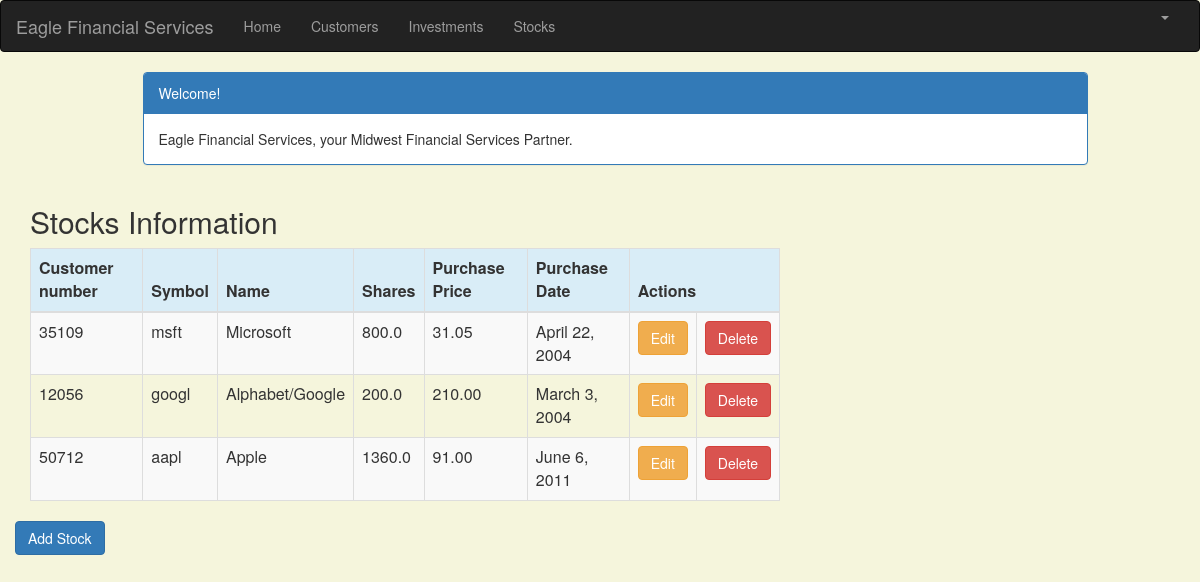
/stock_list (signed in), run on the app's committed database.
### portfolio/models.py (models this page shows, shortened)
class Stock(models.Model):
    customer = models.ForeignKey(Customer, on_delete=models.CASCADE, related_name='stocks')
    symbol = models.CharField(max_length=10)
    name = models.CharField(max_length=50)
    shares = models.DecimalField (max_digits=10, decimal_places=1)
    purchase_price = models.DecimalField(max_digits=10, decimal_places=2)
    purchase_date = models.DateField(default=timezone.now, blank=True, null=True)

class Customer(models.Model):
    name = models.CharField(max_length=50)
    address = models.CharField(max_length=200)
    cust_number = models.IntegerField(blank=False, null=False)
    city = models.CharField(max_length=50)
    state = models.CharField(max_length=50)
    zipcode = models.CharField(max_length=10)
    email = models.EmailField(max_length=200)
    cell_phone = models.CharField(max_length=50)
    created_date = models.DateTimeField(
        default=timezone.now)
    updated_date = models.DateTimeField(auto_now_add=True)
    def __str__(self):
        return str(self.cust_number)

### portfolio/views.py (the view)
# urls.py: path('stock_list', views.stock_list, name='stock_list'),
@login_required
def stock_list(request):
    stocks = Stock.objects.filter(purchase_date__lte=timezone.now())
    return render(request, 'portfolio/stock_list.html', {'stocks': stocks})

### portfolio/templates/portfolio/stock_list.html (shortened to what this page needs)
{% extends 'portfolio/base.html' %}
{% block content %}
    <html>
    <head>
        <link rel="stylesheet" href="https://maxcdn.bootstrapcdn.com/bootstrap/3.3.4/css/bootstrap.min.css">
    </head>
    <body>
    <div class="container">
        <div class="row">
            <div class="col-md-10 col-md-offset-1">
                <div class="panel panel-primary">
                    <div class="panel-heading">Welcome!</div>
                    <div class="panel-body">
                        Eagle Financial Services, your Midwest Financial Services Partner.
                    </div>
                </div>
            </div>
        </div>
    </div>
    <div class="row">
        <h2 style="padding-left: 15Px">Stocks Information</h2>
    </div>
    <div>
        <table class="table table-striped table-bordered table-hover">
            <thead>
            <tr class="bg-info">
                <th>Customer number</th>
                <th>Symbol</th>
                <th>Name</th>
                <th>Shares</th>
                <th>Purchase Price</th>
                <th>Purchase Date</th>
                <th colspan="3">Actions</th>
            </tr>
            </thead>
            <tbody>
            {% for stock in stocks %}
                <tr>
                    <td>{{ stock.customer }}</td>
                    <td>{{ stock.symbol }}</td>
                    <td>{{ stock.name }}</td>
                    <td>{{ stock.shares }}</td>
                    <td>{{ stock.purchase_price }}</td>
                    <td>{{ stock.purchase_date }}</td>
                    <td><a href="{% url 'portfolio:stock_edit' pk=stock.pk %}"
                           class="btn btn-warning">Edit</a></td>
                    <td><a href="{% url 'portfolio:stock_delete' pk=stock.pk %}"
                           onclick="return confirm('Are you sure you want to delete?')"
                           class="btn btn-danger">Delete</a>
                    </td>
                </tr>
            {% endfor %}
            </tbody>
        </table>
    <div class="row">
         <a href="{% url 'portfolio:stock_new' %}" class="row"><span
                    class="btn btn-primary">Add Stock</span></a>
     </div>
    </div>
    </body>
    </html>
{% endblock %}

### portfolio/templates/portfolio/stock_list.html (style rules this page uses)
body { background-color: beige; }

### data on the page
Stock: customer "35109", symbol "msft", name "Microsoft", shares "800.0", purchase_price "31.05", purchase_date "April 22, 2004"
Stock: customer "12056", symbol "googl", name "Alphabet/Google", shares "200.0", purchase_price "210.00", purchase_date "March 3, 2004"
Stock: customer "50712", symbol "aapl", name "Apple", shares "1360.0", purchase_price "91.00", purchase_date "June 6, 2011"
